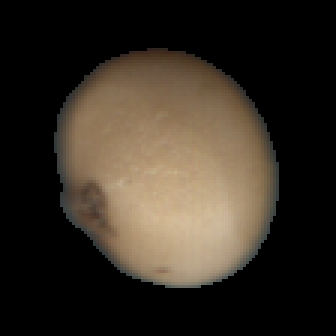
#> input picture work/Purple Patch Detction/Non Purple/533.png, 112 x 112 px, found by its file name (shown 3 times larger); its folder holds 4 pictures in this run
$ jupyter execute --allow-errors 1.ipynb   (shell and % lines are left out)   (text cells are left out)
#> lines starting #> are read from the running program, lines starting #| are printed output that depends on the picture; after the words box and inside, x2 and y2 are one past the last pixel; in counts of white or black regions, pixels touching at a corner belong together; pictures that were not available may be replaced by others from this repository, and a replacement may not be noted
[cell 1]
import os
import cv2
import numpy as np
from matplotlib import pyplot as plt

[cell 2]
from mpl_toolkits.mplot3d import Axes3D
from matplotlib import cm
from matplotlib import colors

[cell 3]
from matplotlib.colors import hsv_to_rgb

[cell 4]
p_path="/Users/shobhitsharma/Downloads/Purple Patch Detction/Purple/"
n_path="/Users/shobhitsharma/Downloads/Purple Patch Detction/Non Purple/"

[cell 5]
purples=os.listdir(p_path)
n_purples=os.listdir(n_path)

[cell 6]
#st=set()

[cell 7]
#os.listdir(path+"Non Purple")

[cell 8]
im=cv2.cvtColor(cv2.imread(n_path+n_purples[3]),cv2.COLOR_BGR2RGB)
im=cv2.GaussianBlur(im,(5,5),0)

[cell 9]
plt.imshow(im)
plt.show()

[cell 10]
r, g, b = cv2.split(im)

#> (a cell that did not finish here is left out)

[cell 12]
#cv2.imshow("pic",im)
#cv2.waitKey(0)

[cell 13]
h,s,v = cv2.split(im)

[cell 14]
#np.unique(h,return_counts=True)#,np.unique(s,return_counts=True),np.unique(v,return_counts=True)

[cell 15]
fig,ax=plt.subplots(1,3, figsize=(15,7),sharey=True)
#fig=plt.figure(figsize=(7,7), sharey=True)
#fig.add_subplot(1,3,1)
ax[0].imshow(h, cmap='hsv')
ax[0].set_title("Hue")
ax[0].axis('off')
#fig.add_subplot(1,3,2)

ax[1].imshow(s, cmap='Greys')
ax[1].set_title("Saturation")
ax[1].axis('off')
#fig.add_subplot(1,3,3)

ax[2].imshow(v,cmap='gray')
ax[2].set_title("Value")
ax[2].axis('off')
fig.tight_layout()
plt.show()

[cell 16]
plt.figure(num=None, figsize=(8, 6), dpi=80)
plt.title("Hue with Colorbar")
plt.imshow(h, cmap='hsv')
plt.colorbar()
plt.show()
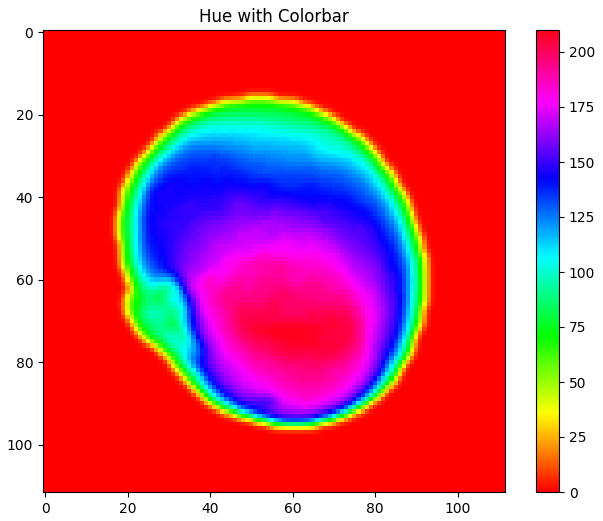
#> figure drawn by matplotlib, 2 panels

[cell 17]
l_mask=h>130
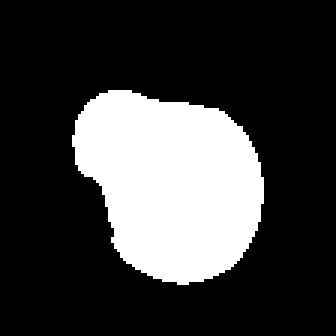
#> l_mask: shape (112, 112) bool (shown 3 times larger); 24.1% white; 1 white region, box (x1, y1, x2, y2) and area: (24, 30, 88, 95) 3027
h_mask=h<200
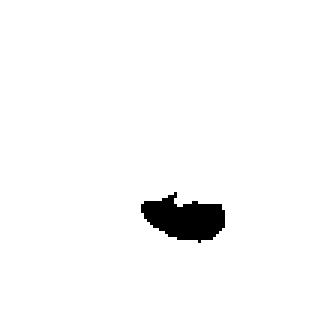
#> h_mask: shape (112, 112) bool (shown 3 times larger); 97.6% white; 1 black region, box (x1, y1, x2, y2) and area: (47, 64, 75, 81) 297
mask=h_mask*l_mask
#> mask: shape (112, 112) bool; 21.8% white; 1 white region, box (x1, y1, x2, y2) and area: (24, 30, 88, 95) 2730
red=r*mask
green=g*mask
blue=b*mask
temp=np.dstack((red,green,blue))
plt.imshow(temp)
plt.show()

[cell 18]
plt.imshow(cv2.cvtColor(im,cv2.COLOR_HSV2RGB))
plt.show()
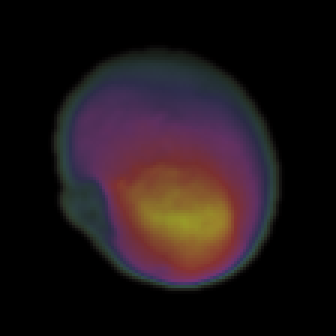
#> shown: shape (112, 112, 3) (shown 3 times larger); mean R, G, B 32.4, 22, 24.7

[cell 19]
def plot_f(h,s,v):
    %matplotlib inline
    fig,ax=plt.subplots(1,3, figsize=(15,7),sharey=True)
    #fig=plt.figure(figsize=(7,7), sharey=True)
    #fig.add_subplot(1,3,1)
    ax[0].imshow(h, cmap='hsv')
    ax[0].set_title("Hue")
    ax[0].axis('off')
    #fig.add_subplot(1,3,2)

    ax[1].imshow(s, cmap='Greys')
    ax[1].set_title("Saturation")
    ax[1].axis('off')
    #fig.add_subplot(1,3,3)

    ax[2].imshow(v,cmap='gray')
    ax[2].set_title("Value")
    ax[2].axis('off')
    fig.tight_layout()
    plot_colorbar(h)
    plt.show()

[cell 20]
def plot_colorbar(h):
    plt.figure(num=None, figsize=(8, 6), dpi=80)
    plt.title("Hue with Colorbar")
    plt.imshow(h, cmap='hsv')
    plt.colorbar()

[cell 21]
def masking(r,g,b,h):
    l_mask=h>130
    h_mask=h<200
    mask=h_mask*l_mask
    red=r*mask
    green=g*mask
    blue=b*mask
    temp=np.dstack((red,green,blue))
    #plt.imshow(temp)
    #plt.show
    return temp

[cell 22]
def check(temp):
    count1=0
    for k in range(temp.shape[2]):
        for i in range(temp.shape[0]):
            for j in range(temp.shape[1]):
                if(temp[i,j,k] != 0):
                    count1=count1+1
    if(count1>50):
        return 1
    else:
        return 0

[cell 23]
def fun(path,name):
#> called with name = '147.png'
    im=cv2.cvtColor(cv2.imread(path+name),cv2.COLOR_BGR2RGB)
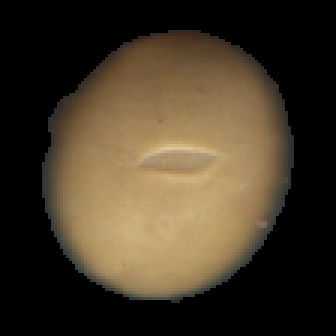
#> input picture work/Purple Patch Detction/Non Purple/147.png, 112 x 112 px, given as the content of the folder /Users/shobhitsharma/Downloads/Purple Patch Detction/Purple/, which was not available (shown 3 times larger)
    #im=cv2.GaussianBlur(im,(11,11),0)
    r, g, b = cv2.split(im)
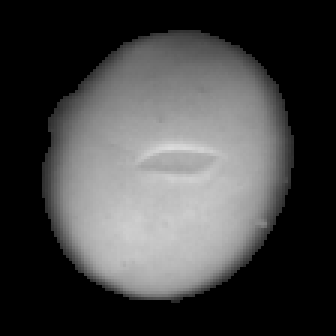
#> r: shape (112, 112) (shown 3 times larger); min 0, max 220, mean 68
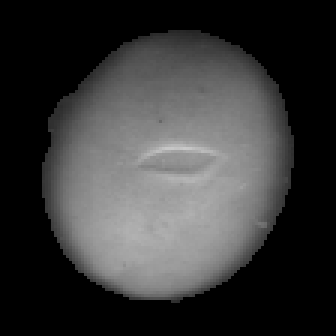
#> g: shape (112, 112) (shown 3 times larger); min 0, max 201, mean 56.4
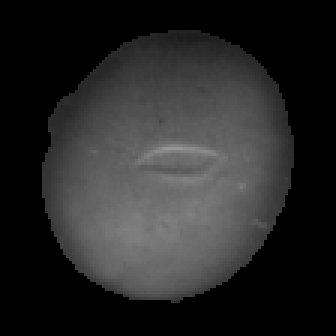
#> b: shape (112, 112) (shown 3 times larger); min 0, max 150, mean 39.3
    im=cv2.cvtColor(cv2.imread(path+name), cv2.COLOR_BGR2HSV)
#> im: shape (112, 112, 3); mean H, S, V 9, 49.8, 68.1
    #im=cv2.GaussianBlur(im,(11,11),0)
    h,s,v = cv2.split(im)
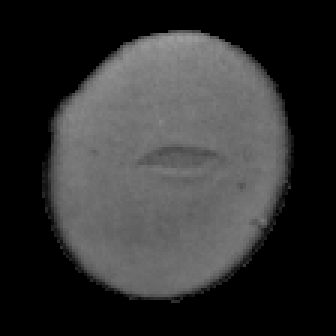
#> s: shape (112, 112) (shown 3 times larger); min 0, max 158, mean 49.8
    #plot_f(h,s,v)
    temp = masking(r,g,b,h)
#> in masking, `l_mask=h>130`:
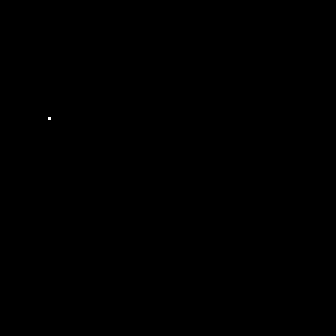
#> l_mask: shape (112, 112) bool (shown 3 times larger); 0.01% white in thin lines or dots, all inside (x1, y1, x2, y2) = (16, 39, 17, 40)
#> in masking, `h_mask=h<200`: h_mask: shape (112, 112) bool; every value is 1
    #plt.imshow(temp)
    #plt.imshow(cv2.cvtColor(im,cv2.COLOR_HSV2RGB))
    #plt.show()
    return (check(temp))

[cell 24]
for i in purples:
    flag=fun(p_path,i)
#> flag = 0
    if(flag==0):
        print("non-diseased")
    else:
        print("Diseased")

[cell 25]
for i in n_purples:
    flag=fun(n_path,i)
    if(flag==0):
        print("non-diseased")
    else:
        print("Diseased")
#> pass 2 of the loop `for i in n_purples:`:
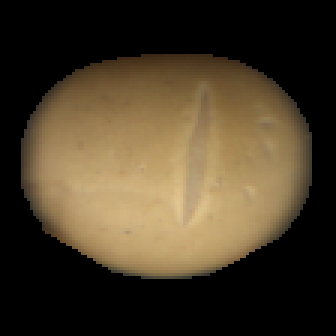
#> input picture work/Purple Patch Detction/Non Purple/150.png, 112 x 112 px, found by its file name (shown 3 times larger)
#> in fun (call 3), `h,s,v = cv2.split(im)`:
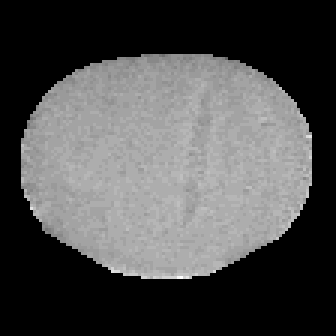
#> h: shape (112, 112) (shown 3 times larger); min 0, max 28, mean 8.6; drawn with min black and max white
#> in fun (call 3), `h,s,v = cv2.split(im)`:
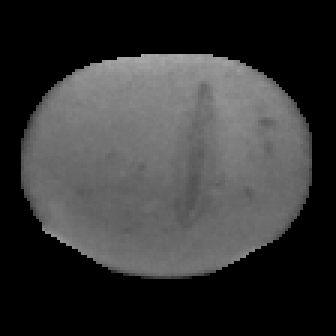
#> s: shape (112, 112) (shown 3 times larger); min 0, max 170, mean 53.6
#> pass 3 of the loop `for i in n_purples:`:
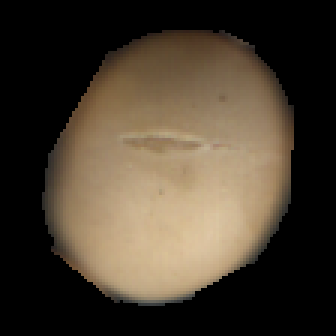
#> input picture work/Purple Patch Detction/Non Purple/529.png, 112 x 112 px, found by its file name (shown 3 times larger)
#> in fun (call 4), `h,s,v = cv2.split(im)`:
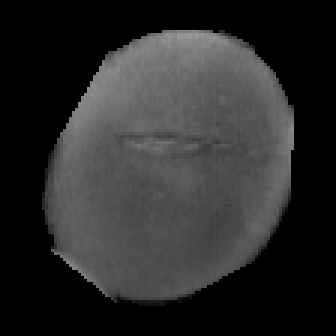
#> s: shape (112, 112) (shown 3 times larger); min 0, max 153, mean 42.9
#> the loop made 4 passes; the first 3 are shown
